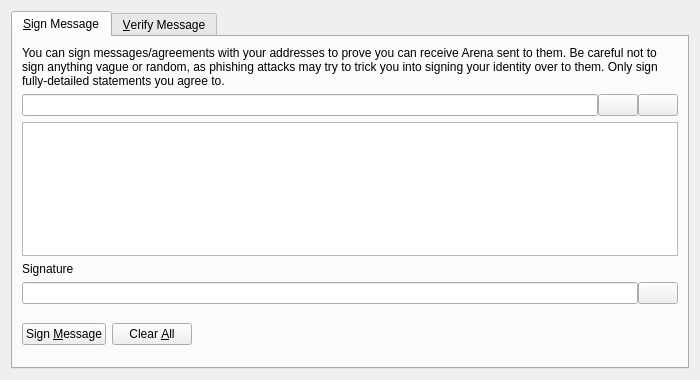
<?xml version="1.0" encoding="UTF-8"?>
<ui version="4.0">
 <class>SignVerifyMessageDialog</class>
 <widget class="QDialog" name="SignVerifyMessageDialog">
  <property name="geometry">
   <rect>
    <x>0</x>
    <y>0</y>
    <width>700</width>
    <height>380</height>
   </rect>
  </property>
  <property name="windowTitle">
   <string>Signatures - Sign / Verify a Message</string>
  </property>
  <property name="modal">
   <bool>true</bool>
  </property>
  <layout class="QVBoxLayout" name="verticalLayout">
   <item>
    <widget class="QTabWidget" name="tabWidget">
     <property name="currentIndex">
      <number>0</number>
     </property>
     <widget class="QWidget" name="tabSignMessage">
      <attribute name="title">
       <string>&amp;Sign Message</string>
      </attribute>
      <layout class="QVBoxLayout" name="verticalLayout_SM">
       <item>
        <widget class="QLabel" name="infoLabel_SM">
         <property name="text">
          <string>You can sign messages/agreements with your addresses to prove you can receive Arena sent to them. Be careful not to sign anything vague or random, as phishing attacks may try to trick you into signing your identity over to them. Only sign fully-detailed statements you agree to.</string>
         </property>
         <property name="textFormat">
          <enum>Qt::PlainText</enum>
         </property>
         <property name="wordWrap">
          <bool>true</bool>
         </property>
        </widget>
       </item>
       <item>
        <layout class="QHBoxLayout" name="horizontalLayout_1_SM">
         <property name="spacing">
          <number>0</number>
         </property>
         <item>
          <widget class="QValidatedLineEdit" name="addressIn_SM">
           <property name="toolTip">
            <string>The Arena address to sign the message with</string>
           </property>
          </widget>
         </item>
         <item>
          <widget class="QPushButton" name="addressBookButton_SM">
           <property name="toolTip">
            <string>Choose previously used address</string>
           </property>
           <property name="text">
            <string/>
           </property>
           <property name="shortcut">
            <string>Alt+A</string>
           </property>
           <property name="autoDefault">
            <bool>false</bool>
           </property>
          </widget>
         </item>
         <item>
          <widget class="QPushButton" name="pasteButton_SM">
           <property name="toolTip">
            <string>Paste address from clipboard</string>
           </property>
           <property name="text">
            <string/>
           </property>
           <property name="shortcut">
            <string>Alt+P</string>
           </property>
           <property name="autoDefault">
            <bool>false</bool>
           </property>
          </widget>
         </item>
        </layout>
       </item>
       <item>
        <widget class="QPlainTextEdit" name="messageIn_SM">
         <property name="toolTip">
          <string>Enter the message you want to sign here</string>
         </property>
        </widget>
       </item>
       <item>
        <widget class="QLabel" name="signatureLabel_SM">
         <property name="text">
          <string>Signature</string>
         </property>
         <property name="textFormat">
          <enum>Qt::PlainText</enum>
         </property>
        </widget>
       </item>
       <item>
        <layout class="QHBoxLayout" name="horizontalLayout_2_SM">
         <property name="spacing">
          <number>0</number>
         </property>
         <item>
          <widget class="QLineEdit" name="signatureOut_SM">
           <property name="font">
            <font>
             <italic>true</italic>
            </font>
           </property>
           <property name="readOnly">
            <bool>true</bool>
           </property>
          </widget>
         </item>
         <item>
          <widget class="QPushButton" name="copySignatureButton_SM">
           <property name="toolTip">
            <string>Copy the current signature to the system clipboard</string>
           </property>
           <property name="text">
            <string/>
           </property>
           <property name="autoDefault">
            <bool>false</bool>
           </property>
          </widget>
         </item>
        </layout>
       </item>
       <item>
        <layout class="QHBoxLayout" name="horizontalLayout_3_SM">
         <item>
          <widget class="QPushButton" name="signMessageButton_SM">
           <property name="toolTip">
            <string>Sign the message to prove you own this Arena address</string>
           </property>
           <property name="text">
            <string>Sign &amp;Message</string>
           </property>
           <property name="autoDefault">
            <bool>false</bool>
           </property>
          </widget>
         </item>
         <item>
          <widget class="QPushButton" name="clearButton_SM">
           <property name="toolTip">
            <string>Reset all sign message fields</string>
           </property>
           <property name="text">
            <string>Clear &amp;All</string>
           </property>
           <property name="autoDefault">
            <bool>false</bool>
           </property>
          </widget>
         </item>
         <item>
          <spacer name="horizontalSpacer_1_SM">
           <property name="orientation">
            <enum>Qt::Horizontal</enum>
           </property>
           <property name="sizeHint" stdset="0">
            <size>
             <width>40</width>
             <height>48</height>
            </size>
           </property>
          </spacer>
         </item>
         <item>
          <widget class="QLabel" name="statusLabel_SM">
           <property name="font">
            <font>
             <weight>75</weight>
             <bold>true</bold>
            </font>
           </property>
           <property name="text">
            <string/>
           </property>
           <property name="wordWrap">
            <bool>true</bool>
           </property>
          </widget>
         </item>
         <item>
          <spacer name="horizontalSpacer_2_SM">
           <property name="orientation">
            <enum>Qt::Horizontal</enum>
           </property>
           <property name="sizeHint" stdset="0">
            <size>
             <width>40</width>
             <height>48</height>
            </size>
           </property>
          </spacer>
         </item>
        </layout>
       </item>
      </layout>
     </widget>
     <widget class="QWidget" name="tabVerifyMessage">
      <attribute name="title">
       <string>&amp;Verify Message</string>
      </attribute>
      <layout class="QVBoxLayout" name="verticalLayout_VM">
       <item>
        <widget class="QLabel" name="infoLabel_VM">
         <property name="text">
          <string>Enter the receiver's address, message (ensure you copy line breaks, spaces, tabs, etc. exactly) and signature below to verify the message. Be careful not to read more into the signature than what is in the signed message itself, to avoid being tricked by a man-in-the-middle attack. Note that this only proves the signing party receives with the address, it cannot prove sendership of any transaction!</string>
         </property>
         <property name="textFormat">
          <enum>Qt::PlainText</enum>
         </property>
         <property name="alignment">
          <set>Qt::AlignLeading|Qt::AlignLeft|Qt::AlignTop</set>
         </property>
         <property name="wordWrap">
          <bool>true</bool>
         </property>
        </widget>
       </item>
       <item>
        <layout class="QHBoxLayout" name="horizontalLayout_1_VM">
         <property name="spacing">
          <number>0</number>
         </property>
         <item>
          <widget class="QValidatedLineEdit" name="addressIn_VM">
           <property name="toolTip">
            <string>The Arena address the message was signed with</string>
           </property>
          </widget>
         </item>
         <item>
          <widget class="QPushButton" name="addressBookButton_VM">
           <property name="toolTip">
            <string>Choose previously used address</string>
           </property>
           <property name="text">
            <string/>
           </property>
           <property name="shortcut">
            <string>Alt+A</string>
           </property>
           <property name="autoDefault">
            <bool>false</bool>
           </property>
          </widget>
         </item>
        </layout>
       </item>
       <item>
        <widget class="QPlainTextEdit" name="messageIn_VM"/>
       </item>
       <item>
        <widget class="QValidatedLineEdit" name="signatureIn_VM"/>
       </item>
       <item>
        <layout class="QHBoxLayout" name="horizontalLayout_2_VM">
         <item>
          <widget class="QPushButton" name="verifyMessageButton_VM">
           <property name="toolTip">
            <string>Verify the message to ensure it was signed with the specified Arena address</string>
           </property>
           <property name="text">
            <string>Verify &amp;Message</string>
           </property>
           <property name="autoDefault">
            <bool>false</bool>
           </property>
          </widget>
         </item>
         <item>
          <widget class="QPushButton" name="clearButton_VM">
           <property name="toolTip">
            <string>Reset all verify message fields</string>
           </property>
           <property name="text">
            <string>Clear &amp;All</string>
           </property>
           <property name="autoDefault">
            <bool>false</bool>
           </property>
          </widget>
         </item>
         <item>
          <spacer name="horizontalSpacer_1_VM">
           <property name="orientation">
            <enum>Qt::Horizontal</enum>
           </property>
           <property name="sizeHint" stdset="0">
            <size>
             <width>40</width>
             <height>48</height>
            </size>
           </property>
          </spacer>
         </item>
         <item>
          <widget class="QLabel" name="statusLabel_VM">
           <property name="font">
            <font>
             <weight>75</weight>
             <bold>true</bold>
            </font>
           </property>
           <property name="text">
            <string/>
           </property>
           <property name="wordWrap">
            <bool>true</bool>
           </property>
          </widget>
         </item>
         <item>
          <spacer name="horizontalSpacer_2_VM">
           <property name="orientation">
            <enum>Qt::Horizontal</enum>
           </property>
           <property name="sizeHint" stdset="0">
            <size>
             <width>40</width>
             <height>48</height>
            </size>
           </property>
          </spacer>
         </item>
        </layout>
       </item>
      </layout>
     </widget>
    </widget>
   </item>
  </layout>
 </widget>
 <customwidgets>
  <customwidget>
   <class>QValidatedLineEdit</class>
   <extends>QLineEdit</extends>
   <header>qvalidatedlineedit.h</header>
  </customwidget>
 </customwidgets>
 <resources>
  <include location="../arena.qrc"/>
 </resources>
 <connections/>
</ui>
